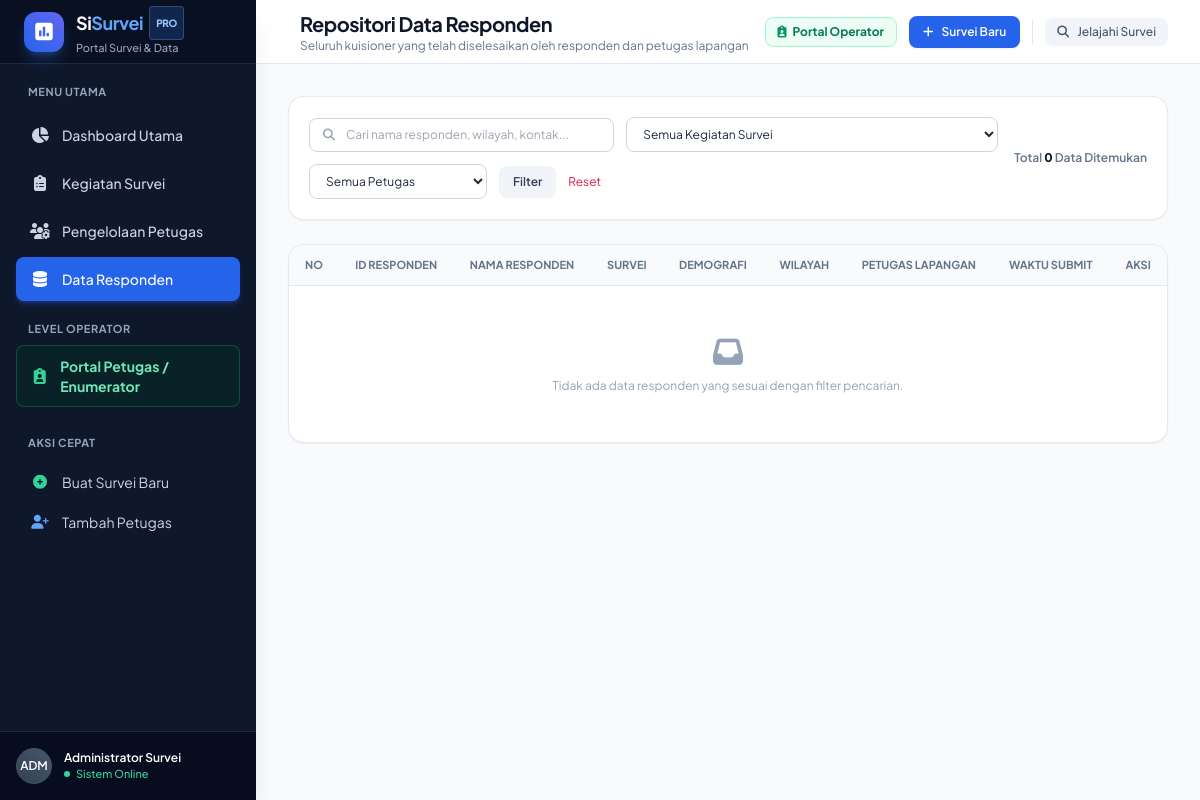
Page /respons?survei_id=7 on the earlier database version.
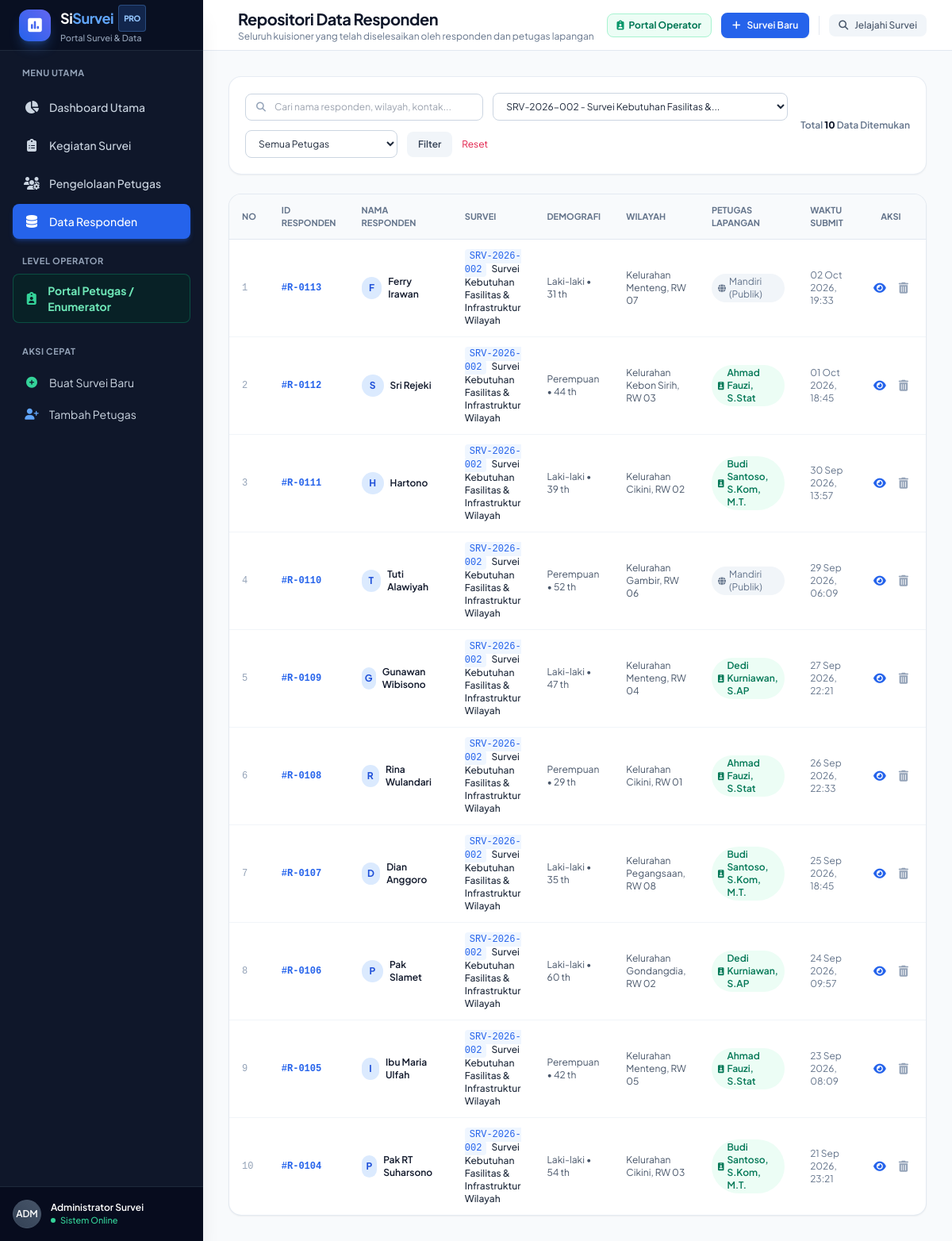
Same page on the later database version.
### tables this page shows
CREATE TABLE responden (
            id INTEGER PRIMARY KEY AUTOINCREMENT,
            survei_id INTEGER NOT NULL,
            petugas_id INTEGER,
            nama_responden TEXT,
            kontak_responden TEXT,
            usia INTEGER,
            jenis_kelamin TEXT,
            alamat_wilayah TEXT,
            ip_address TEXT,
            waktu_mulai DATETIME,
            waktu_selesai DATETIME DEFAULT CURRENT_TIMESTAMP,
            FOREIGN KEY (survei_id) REFERENCES survei(id) ON DELETE CASCADE,
            FOREIGN KEY (petugas_id) REFERENCES petugas(id) ON DELETE SET NULL
        );

CREATE TABLE survei (
            id INTEGER PRIMARY KEY AUTOINCREMENT,
            kode_survei TEXT UNIQUE NOT NULL,
            judul TEXT NOT NULL,
            deskripsi TEXT,
            kategori TEXT DEFAULT 'Umum',
            target_responden INTEGER DEFAULT 100,
            tanggal_mulai DATE,
            tanggal_selesai DATE,
            status TEXT DEFAULT 'Aktif',
            is_public INTEGER DEFAULT 1,
            created_at DATETIME DEFAULT CURRENT_TIMESTAMP,
            updated_at DATETIME DEFAULT CURRENT_TIMESTAMP
        );

CREATE TABLE petugas (
            id INTEGER PRIMARY KEY AUTOINCREMENT,
            nip TEXT UNIQUE NOT NULL,
            nama TEXT NOT NULL,
            email TEXT,
            no_hp TEXT,
            wilayah TEXT,
            jabatan TEXT DEFAULT 'Petugas Lapangan',
            status TEXT DEFAULT 'Aktif',
            created_at DATETIME DEFAULT CURRENT_TIMESTAMP
        , foto TEXT);

### app.py (the view)
@app.route('/respons')
def respons_index():
    conn = get_db()
    cursor = conn.cursor()
    filter_survei = request.args.get('survei_id')
    filter_petugas = request.args.get('petugas_id')
    filter_q = request.args.get('q', '').strip()
    query = '''
        SELECT r.*, s.judul as judul_survei, s.kode_survei, p.nama as nama_petugas
        FROM responden r
        JOIN survei s ON r.survei_id = s.id
        LEFT JOIN petugas p ON r.petugas_id = p.id
        WHERE 1=1
    '''
    params = []
    if filter_survei:
        query += " AND r.survei_id = ?"
        params.append(filter_survei)
    if filter_petugas:
        if filter_petugas == 'mandiri':
            query += " AND r.petugas_id IS NULL"
        else:
            query += " AND r.petugas_id = ?"
            params.append(filter_petugas)
    if filter_q:
        query += " AND (r.nama_responden LIKE ? OR r.alamat_wilayah LIKE ? OR r.kontak_responden LIKE ?)"
        wildcard = f"%{filter_q}%"
        params.extend([wildcard, wildcard, wildcard])
    query += " ORDER BY r.waktu_selesai DESC LIMIT 100"
    cursor.execute(query, params)
    responses = cursor.fetchall()
    cursor.execute("SELECT id, judul, kode_survei FROM survei ORDER BY judul ASC")
    all_survei = cursor.fetchall()
    cursor.execute("SELECT id, nama FROM petugas ORDER BY nama ASC")
    all_petugas = cursor.fetchall()
    conn.close()
    return render_template('responses/index.html', responses=responses, all_survei=all_survei, all_petugas=all_petugas, filter_survei=filter_survei, filter_petugas=filter_petugas, filter_q=filter_q)

### app.py (called while the page is built)
@app.template_filter('format_datetime')
def format_datetime_filter(value):
    if not value:
        return '-'
    try:
        dt = datetime.strptime(str(value)[:19], "%Y-%m-%d %H:%M:%S")
        return dt.strftime("%d %b %Y, %H:%M")
    except Exception:
        return str(value)

### database.py (called while the page is built)
def get_db():
    conn = sqlite3.connect(DB_PATH)
    conn.row_factory = sqlite3.Row
    conn.execute("PRAGMA foreign_keys = ON")
    return conn

### templates/responses/index.html (shortened to what the changed rows need)
{% extends 'base.html' %}
{% block header_title %}Repositori Data Responden{% endblock %}
{% block content %}
<div class="space-y-6">
  <div class="bg-white p-5 rounded-2xl border border-slate-200/80 shadow-sm flex flex-col md:flex-row md:items-center justify-between gap-4">
    <form method="GET" action="{{ url_for('respons_index') }}" class="flex flex-wrap items-center gap-3 flex-1">
      <div class="relative min-w-[220px] flex-1">
        <i class="fa-solid fa-magnifying-glass absolute left-3.5 top-1/2 -translate-y-1/2 text-slate-400 text-xs"></i>
        <input type="text" name="q" value="{{ filter_q }}" placeholder="Cari nama responden, wilayah, kontak..." class="w-full pl-9 pr-3 py-2 text-xs border border-slate-300 rounded-lg focus:ring-2 focus:ring-blue-500 focus:outline-none">
      </div>
      <select name="survei_id" onchange="this.form.submit()" class="px-3 py-2 text-xs border border-slate-300 rounded-lg focus:ring-2 focus:ring-blue-500 bg-white">
        <option value="">Semua Kegiatan Survei</option>
        {% for s in all_survei %}
          <option value="{{ s.id }}" {% if filter_survei == s.id|string %}selected{% endif %}>{{ s.kode_survei }} - {{ s.judul|truncate(35) }}</option>
        {% endfor %}
      </select>
      <select name="petugas_id" onchange="this.form.submit()" class="px-3 py-2 text-xs border border-slate-300 rounded-lg focus:ring-2 focus:ring-blue-500 bg-white">
        <option value="">Semua Petugas</option>
      </select>
      <button type="submit" class="px-3.5 py-2 text-xs font-semibold text-slate-700 bg-slate-100 hover:bg-slate-200 rounded-lg transition">Filter</button>
      {% if filter_q or filter_survei or filter_petugas %}
        <a href="{{ url_for('respons_index') }}" class="text-xs text-rose-600 hover:underline">Reset</a>
      {% endif %}
    </form>
    <div class="text-xs font-semibold text-slate-500 shrink-0">
      Total <strong class="text-slate-900">{{ responses|length }}</strong> Data Ditemukan
    </div>
  </div>
  <div class="bg-white rounded-2xl border border-slate-200/90 shadow-sm overflow-hidden">
    <div class="overflow-x-auto">
      <table class="w-full text-left text-xs text-slate-600">
        <thead class="bg-slate-50 text-slate-500 uppercase font-semibold text-[11px] border-b border-slate-200">
          <tr>
            <th class="py-3 px-4">No</th>
            <th class="py-3 px-4">ID Responden</th>
            <th class="py-3 px-4">Nama Responden</th>
            <th class="py-3 px-4">Survei</th>
            <th class="py-3 px-4">Demografi</th>
            <th class="py-3 px-4">Wilayah</th>
            <th class="py-3 px-4">Petugas Lapangan</th>
            <th class="py-3 px-4">Waktu Submit</th>
            <th class="py-3 px-4 text-center">Aksi</th>
          </tr>
        </thead>
        <tbody class="divide-y divide-slate-100">
          {% for r in responses %}
          <tr class="hover:bg-slate-50/80 transition">
            <td class="py-3 px-4 text-slate-400 font-mono">{{ loop.index }}</td>
            <td class="py-3 px-4 font-mono font-bold text-blue-600">#R-{{ '%04d' % r.id }}</td>
            <td class="py-3 px-4 font-semibold text-slate-900">
              <div class="flex items-center gap-2">
                <div class="w-7 h-7 rounded-full bg-blue-100 text-blue-700 flex items-center justify-center font-bold text-xs">
                  {{ r.nama_responden[0]|upper if r.nama_responden else 'A' }}
                </div>
                <span>{{ r.nama_responden or 'Anonim' }}</span>
              </div>
            </td>
            <td class="py-3 px-4 max-w-xs font-medium text-slate-800">
              <span class="text-xs font-mono text-blue-600 bg-blue-50 px-1.5 py-0.5 rounded mr-1">{{ r.kode_survei }}</span>
              <a href="{{ url_for('survei_hasil', id=r.survei_id) }}" class="hover:text-blue-600 hover:underline">{{ r.judul_survei }}</a>
            </td>
            <td class="py-3 px-4 text-slate-600">{{ r.jenis_kelamin or '-' }} • {{ r.usia or '-' }} th</td>
            <td class="py-3 px-4 text-slate-600">{{ r.alamat_wilayah or '-' }}</td>
            <td class="py-3 px-4">
              {% if r.nama_petugas %}
                <span class="inline-flex items-center gap-1 text-xs text-emerald-700 font-semibold bg-emerald-50 px-2 py-0.5 rounded-full">
                  <i class="fa-solid fa-id-badge text-[10px]"></i> {{ r.nama_petugas }}
                </span>
              {% else %}
                <span class="inline-flex items-center gap-1 text-xs text-slate-500 bg-slate-100 px-2 py-0.5 rounded-full">
                  <i class="fa-solid fa-globe text-[10px]"></i> Mandiri (Publik)
                </span>
              {% endif %}
            </td>
            <td class="py-3 px-4 text-slate-500">{{ r.waktu_selesai|format_datetime }}</td>
            <td class="py-3 px-4 text-center">
              <div class="flex items-center justify-center gap-1">
                <button onclick="viewRespondentDetail({{ r.id }})" class="p-1.5 text-blue-600 hover:text-blue-800 hover:bg-blue-50 rounded-lg transition" title="Lihat Lembar Jawaban">
                  <i class="fa-solid fa-eye text-sm"></i>
                </button>
                <form action="{{ url_for('respons_hapus', id=r.id) }}" method="POST" onsubmit="return confirm('Apakah Anda yakin ingin menghapus data jawaban responden ini?')" class="inline">
                  <button type="submit" class="p-1.5 text-slate-400 hover:text-rose-600 hover:bg-rose-50 rounded-lg transition" title="Hapus Data">
                    <i class="fa-solid fa-trash-can text-sm"></i>
                  </button>
                </form>
              </div>
            </td>
          </tr>
          {% else %}
          <tr>
            <td colspan="9" class="py-12 text-center text-slate-400">
              <i class="fa-solid fa-inbox text-3xl mb-2 block"></i>
              <span>Tidak ada data responden yang sesuai dengan filter pencarian.</span>
            </td>
          </tr>
          {% endfor %}
        </tbody>
      </table>
    </div>
  </div>
</div>
{% endblock %}

Differences in the rows shown:
added responden: id "0113", nama_responden "F", nama_responden "Ferry Irawan", kode_survei "SRV-2026-002", judul_survei "Survei Kebutuhan Fasilitas & Infrastruktur Wilayah", jenis_kelamin "Laki-laki", usia "31", alamat_wilayah "Kelurahan Menteng, RW 07", shows "Mandiri (Publik)", waktu_selesai "02 Oct 2026, 19:33"
added responden: id "0112", nama_responden "S", nama_responden "Sri Rejeki", kode_survei "SRV-2026-002", judul_survei "Survei Kebutuhan Fasilitas & Infrastruktur Wilayah", jenis_kelamin "Perempuan", usia "44", alamat_wilayah "Kelurahan Kebon Sirih, RW 03", nama_petugas "Ahmad Fauzi, S.Stat", waktu_selesai "01 Oct 2026, 18:45"
added responden: id "0111", nama_responden "H", nama_responden "Hartono", kode_survei "SRV-2026-002", judul_survei "Survei Kebutuhan Fasilitas & Infrastruktur Wilayah", jenis_kelamin "Laki-laki", usia "39", alamat_wilayah "Kelurahan Cikini, RW 02", nama_petugas "Budi Santoso, S.Kom, M.T.", waktu_selesai "30 Sep 2026, 13:57"
added responden: id "0110", nama_responden "T", nama_responden "Tuti Alawiyah", kode_survei "SRV-2026-002", judul_survei "Survei Kebutuhan Fasilitas & Infrastruktur Wilayah", jenis_kelamin "Perempuan", usia "52", alamat_wilayah "Kelurahan Gambir, RW 06", shows "Mandiri (Publik)", waktu_selesai "29 Sep 2026, 06:09"
added responden: id "0109", nama_responden "G", nama_responden "Gunawan Wibisono", kode_survei "SRV-2026-002", judul_survei "Survei Kebutuhan Fasilitas & Infrastruktur Wilayah", jenis_kelamin "Laki-laki", usia "47", alamat_wilayah "Kelurahan Menteng, RW 04", nama_petugas "Dedi Kurniawan, S.AP", waktu_selesai "27 Sep 2026, 22:21"
added responden: id "0108", nama_responden "R", nama_responden "Rina Wulandari", kode_survei "SRV-2026-002", judul_survei "Survei Kebutuhan Fasilitas & Infrastruktur Wilayah", jenis_kelamin "Perempuan", usia "29", alamat_wilayah "Kelurahan Cikini, RW 01", nama_petugas "Ahmad Fauzi, S.Stat", waktu_selesai "26 Sep 2026, 22:33"
added responden: id "0107", nama_responden "D", nama_responden "Dian Anggoro", kode_survei "SRV-2026-002", judul_survei "Survei Kebutuhan Fasilitas & Infrastruktur Wilayah", jenis_kelamin "Laki-laki", usia "35", alamat_wilayah "Kelurahan Pegangsaan, RW 08", nama_petugas "Budi Santoso, S.Kom, M.T.", waktu_selesai "25 Sep 2026, 18:45"
added responden: id "0106", nama_responden "P", nama_responden "Pak Slamet", kode_survei "SRV-2026-002", judul_survei "Survei Kebutuhan Fasilitas & Infrastruktur Wilayah", jenis_kelamin "Laki-laki", usia "60", alamat_wilayah "Kelurahan Gondangdia, RW 02", nama_petugas "Dedi Kurniawan, S.AP", waktu_selesai "24 Sep 2026, 09:57"
added responden: id "0105", nama_responden "I", nama_responden "Ibu Maria Ulfah", kode_survei "SRV-2026-002", judul_survei "Survei Kebutuhan Fasilitas & Infrastruktur Wilayah", jenis_kelamin "Perempuan", usia "42", alamat_wilayah "Kelurahan Menteng, RW 05", nama_petugas "Ahmad Fauzi, S.Stat", waktu_selesai "23 Sep 2026, 08:09"
added responden: id "0104", nama_responden "P", nama_responden "Pak RT Suharsono", kode_survei "SRV-2026-002", judul_survei "Survei Kebutuhan Fasilitas & Infrastruktur Wilayah", jenis_kelamin "Laki-laki", usia "54", alamat_wilayah "Kelurahan Cikini, RW 03", nama_petugas "Budi Santoso, S.Kom, M.T.", waktu_selesai "21 Sep 2026, 23:21"
Other differences:
form field survei_id: "Semua Kegiatan Survei" → "SRV-2026-002 - Survei Kebutuhan Fasilitas &..."
{{ responses|length }}: "0" → "10"
text no longer shown: "Tidak ada data responden yang sesuai dengan filter pencarian."
